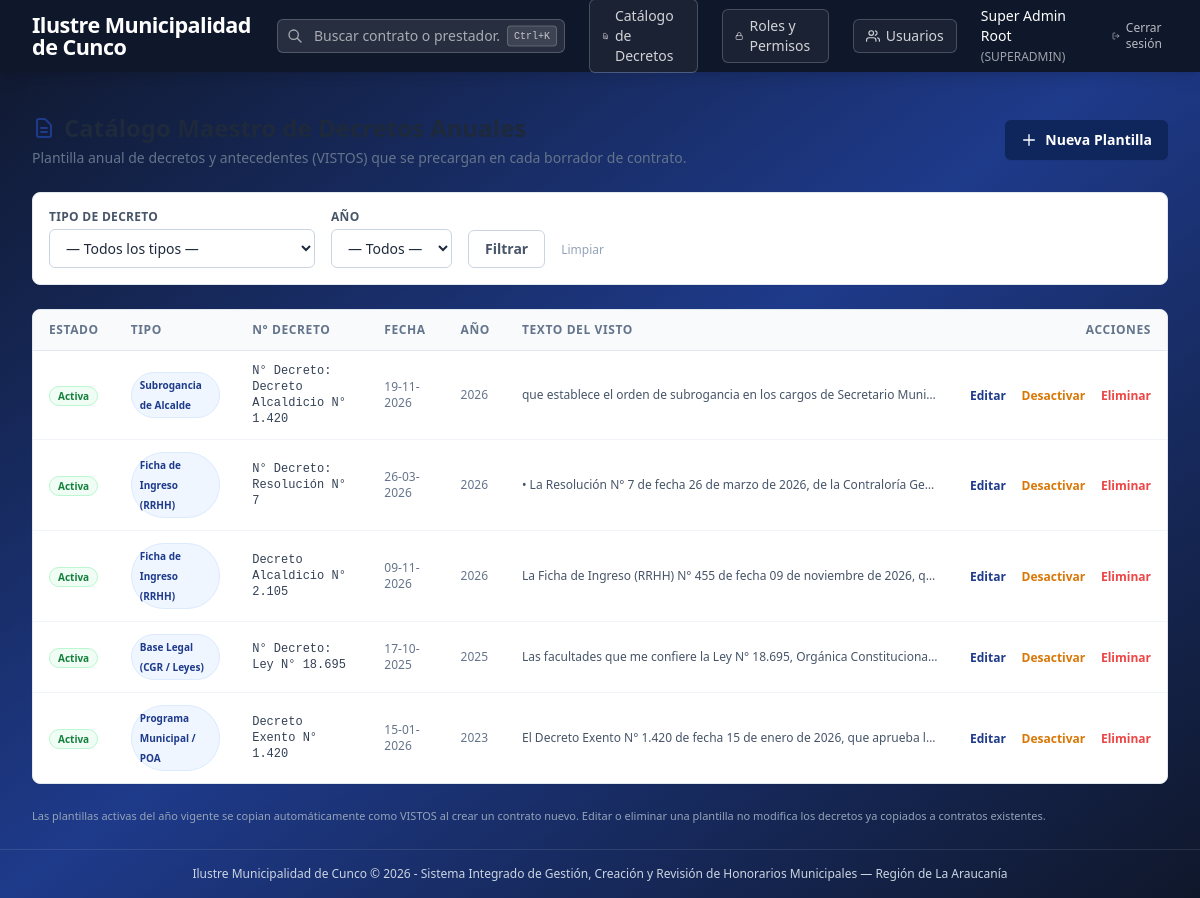
Screenshot of /decrees/ (signed in) with the database file from the repository.
### app/models/user.py (models this page shows, shortened)
class User(db.Model):
    __tablename__ = 'users'
    id = db.Column(db.Integer, primary_key=True, autoincrement=True)
    rut = db.Column(db.String(20), nullable=False, unique=True)
    first_name = db.Column(db.String(100), nullable=False)
    last_name = db.Column(db.String(100), nullable=False)
    email = db.Column(db.String(120), nullable=False, unique=True)
    password_hash = db.Column(db.String(255), nullable=False)
    role = db.Column(db.String(50), nullable=False)  # SUPERADMIN, ADMIN_RRHH, JEFE_DEPTO, FINANZAS_CONTROL
    department_id = db.Column(db.Integer, db.ForeignKey('departments.id', ondelete='SET NULL'), nullable=True)
    is_active = db.Column(db.Integer, nullable=False, default=1)
    receive_email_notifications = db.Column(db.Integer, nullable=False, default=0)
    disabled_notifications = db.Column(db.Text, nullable=True)  # JSON list of action codes
    created_at = db.Column(db.DateTime, nullable=False, default=datetime.utcnow)
    def has_permission(self, *perms):
        if self.role == 'SUPERADMIN':
            return True

### app/models/decree.py (models this page shows, shortened)
class DecreeTemplate(db.Model):
    __tablename__ = 'decree_templates'
    id = db.Column(db.Integer, primary_key=True)
    decree_type = db.Column(db.String(50), nullable=False, default='OTRO')
    decree_number = db.Column(db.String(100), nullable=True)
    decree_date = db.Column(db.Date, nullable=True)
    description = db.Column(db.Text, nullable=False)
    year = db.Column(db.Integer, nullable=True)
    is_active = db.Column(db.Boolean, default=False, nullable=False)
    created_at = db.Column(db.DateTime, default=datetime.utcnow, nullable=False)
    mayor_signature = db.Column(db.Text, nullable=True)
    signed_by_user_id = db.Column(db.Integer, db.ForeignKey('users.id', ondelete='SET NULL'), nullable=True)
    validation_code = db.Column(db.String(64), nullable=True, unique=True)
    signed_at = db.Column(db.DateTime, nullable=True)
    signed_by = db.relationship('User', foreign_keys=[signed_by_user_id], lazy=True)
    @property
    def decree_type_label(self):
        return _decree_type_label(self.decree_type)

### app/routes/decrees.py (the view)
@decrees_bp.route('/')
@login_required
def index():
    current_user = get_current_user()
    if not (current_user and current_user.has_permission('create_decree', 'edit_decree', 'delete_decree', 'sign_decree')):
        flash('No tiene permisos para acceder al catálogo de decretos.', 'danger')
        return redirect(url_for('dashboard.index'))
    year_filter = request.args.get('year', type=int)
    type_filter = request.args.get('type', '').strip()
    query = DecreeTemplate.query
    if year_filter:
        query = query.filter(DecreeTemplate.year == year_filter)
    if type_filter and type_filter in DECREE_TYPE_LABELS:
        query = query.filter(DecreeTemplate.decree_type == type_filter)
    templates = query.order_by(
        DecreeTemplate.is_active.desc(),
        DecreeTemplate.year.desc(),
        DecreeTemplate.id.desc()
    ).all()
    available_types = DECREE_TYPE_LABELS
    return render_template(
        'decrees/index.html',
        templates=templates,
        available_types=available_types,
        year_filter=year_filter or '',
        type_filter=type_filter,
        available_years=_prune_future_years(),
    )

### app/templates/decrees/index.html (shortened to what this page needs)
{% extends 'base.html' %}
{% block content %}
<div class="max-w-6xl mx-auto space-y-6">
    <div class="flex flex-wrap justify-between items-center gap-4">
        <div>
            <h1 class="text-2xl font-bold text-slate-800 flex items-center gap-2">
                <svg class="w-6 h-6 text-[#1e3a8a]" fill="none" stroke="currentColor" viewBox="0 0 24 24">
                    <path stroke-linecap="round" stroke-linejoin="round" stroke-width="2" d="M9 12h6m-6 4h6m2 5H7a2 2 0 01-2-2V5a2 2 0 012-2h5.586a1 1 0 01.707.293l5.414 5.414a1 1 0 01.293.707V19a2 2 0 01-2 2z"/>
                </svg>
            </h1>
            <p class="text-sm text-slate-500 mt-1">Plantilla anual de decretos y antecedentes (VISTOS) que se precargan en cada borrador de contrato.</p>
        </div>
        {% if 'create_decree' in g.user_perms %}
        <a href="{{ url_for('decrees.create') }}"
            class="bg-[#0f265c] hover:bg-[#1e3a8a] text-white text-sm font-semibold px-4 py-2.5 rounded-md shadow-sm transition-all active:scale-95 flex items-center gap-2">
            <svg class="w-4 h-4" fill="none" stroke="currentColor" viewBox="0 0 24 24"><path stroke-linecap="round" stroke-linejoin="round" stroke-width="2" d="M12 4v16m8-8H4"/></svg>
            Nueva Plantilla
        </a>
        {% endif %}
    </div>
    <div class="bg-white rounded-lg border border-slate-200 shadow-sm p-4">
        <form method="GET" action="{{ url_for('decrees.index') }}" class="flex flex-wrap items-end gap-4">
            <div>
                <label class="block text-xs font-semibold text-slate-600 uppercase tracking-wide mb-1">Tipo de Decreto</label>
                <select name="type" class="border border-slate-300 rounded-md text-sm px-3 py-2 bg-white min-w-[220px]">
                    <option value="">— Todos los tipos —</option>
                </select>
            </div>
            <div>
                <label class="block text-xs font-semibold text-slate-600 uppercase tracking-wide mb-1">Año</label>
                <select name="year" class="border border-slate-300 rounded-md text-sm px-3 py-2 bg-white">
                    <option value="">— Todos —</option>
                </select>
            </div>
            <button type="submit" class="border border-slate-300 hover:border-[#1e3a8a] hover:text-[#1e3a8a] text-slate-600 text-sm font-semibold px-4 py-2 rounded-md transition-colors">Filtrar</button>
            <a href="{{ url_for('decrees.index') }}" class="text-xs text-slate-400 hover:text-slate-600 self-end mb-2.5">Limpiar</a>
        </form>
    </div>
    <div class="bg-white rounded-lg border border-slate-200 shadow-sm overflow-hidden">
        <div class="overflow-x-auto">
            <table class="w-full text-sm">
                <thead>
                    <tr class="bg-slate-50 border-b border-slate-200 text-left">
                        <th class="px-4 py-3 text-xs font-bold text-slate-500 uppercase tracking-wider">Estado</th>
                        <th class="px-4 py-3 text-xs font-bold text-slate-500 uppercase tracking-wider">Tipo</th>
                        <th class="px-4 py-3 text-xs font-bold text-slate-500 uppercase tracking-wider">N° Decreto</th>
                        <th class="px-4 py-3 text-xs font-bold text-slate-500 uppercase tracking-wider">Fecha</th>
                        <th class="px-4 py-3 text-xs font-bold text-slate-500 uppercase tracking-wider">Año</th>
                        <th class="px-4 py-3 text-xs font-bold text-slate-500 uppercase tracking-wider">Texto del VISTO</th>
                        <th class="px-4 py-3 text-xs font-bold text-slate-500 uppercase tracking-wider text-right">Acciones</th>
                    </tr>
                </thead>
                <tbody class="divide-y divide-slate-100">
                    {% for t in templates %}
                    <tr class="hover:bg-blue-50/40 transition-colors">
                        <td class="px-4 py-3">
                            {% if t.is_active %}
                            <span class="text-[10px] font-semibold px-2 py-0.5 rounded-full bg-green-50 text-green-700 border border-green-200">Activa</span>
                            {% else %}
                            <span class="text-[10px] font-semibold px-2 py-0.5 rounded-full bg-slate-100 text-slate-500 border border-slate-200">Inactiva</span>
                            {% endif %}
                        </td>
                        <td class="px-4 py-3">
                            <span class="inline-block text-[10px] font-semibold px-2 py-0.5 rounded-full bg-blue-50 text-[#1e3a8a] border border-blue-100">{{ t.decree_type_label }}</span>
                        </td>
                        <td class="px-4 py-3 font-mono text-xs text-slate-700">{{ t.decree_number or '—' }}</td>
                        <td class="px-4 py-3 text-xs text-slate-500">{{ t.decree_date.strftime('%d-%m-%Y') if t.decree_date else '—' }}</td>
                        <td class="px-4 py-3 text-xs text-slate-500">{{ t.year or '—' }}</td>
                        <td class="px-4 py-3 text-xs text-slate-600 max-w-md">
                            <p class="truncate" title="{{ t.description }}">{{ t.description }}</p>
                        </td>
                        <td class="px-4 py-3 text-right whitespace-nowrap">
                            {% if 'edit_decree' in g.user_perms %}
                            <a href="{{ url_for('decrees.edit', template_id=t.id) }}"
                                class="text-xs font-semibold text-[#1e3a8a] hover:text-[#4A2E1B] hover:underline mr-3">Editar</a>
                            {% endif %}
                            {% if 'edit_decree' in g.user_perms %}
                            <form method="POST" action="{{ url_for('decrees.toggle', template_id=t.id) }}" class="inline-block mr-3"
                                onsubmit="return confirm('¿Desea {{ 'desactivar' if t.is_active else 'reactivar' }} esta plantilla?')">
                                <button type="submit" class="text-xs font-semibold text-amber-600 hover:text-amber-800 hover:underline">
                                    {{ 'Desactivar' if t.is_active else 'Activar' }}
                                </button>
                            </form>
                            {% endif %}
                            {% if 'delete_decree' in g.user_perms %}
                            <form method="POST" action="{{ url_for('decrees.delete', template_id=t.id) }}" class="inline-block"
                                onsubmit="return confirm('¿Eliminar esta plantilla del catálogo? Los contratos existentes NO se modificarán.')">
                                <button type="submit" class="text-xs font-semibold text-red-500 hover:text-red-700 hover:underline">Eliminar</button>
                            </form>
                            {% endif %}
                        </td>
                    </tr>
                    {% else %}
                    <tr>
                        <td colspan="7" class="px-4 py-10 text-center text-sm text-slate-400">
                            No hay plantillas de decretos registradas en el catálogo que coincidan con los filtros.
                        </td>
                    </tr>
                    {% endfor %}
                </tbody>
            </table>
        </div>
    </div>
    <p class="text-[11px] text-slate-400">
        Las plantillas activas del año vigente se copian automáticamente como VISTOS al crear un contrato nuevo.
        Editar o eliminar una plantilla no modifica los decretos ya copiados a contratos existentes.
    </p>
</div>
{% endblock %}

### app/templates/base.html (shortened to what this page needs)
<!DOCTYPE html>
<html lang="es">
<head>
    <script src="https://cdn.tailwindcss.com"></script>
</head>
<body class="min-h-screen text-slate-800 flex flex-col font-sans bg-gradient-to-br from-[#0f172a] via-[#1e3a8a] to-slate-900">
    <nav class="bg-slate-900 text-white shadow-lg relative z-50">
        <div class="max-w-7xl mx-auto px-4 sm:px-6 lg:px-8">
            <div class="flex items-center justify-between h-[72px]">
                <div class="flex items-center space-x-6">
                    <a href="{{ url_for('dashboard.index') }}" class="flex items-center space-x-3 group">
                        <span class="font-extrabold text-[1.35rem] tracking-tight text-white leading-none">{{ g.municipio_nombre | default('SIGH-MUNI') }}</span>
                    </a>
                </div>
                {% if session.get('user_id') %}
                <div class="flex items-center gap-6">
                    <div class="relative" id="global_search_container">
                        <div class="relative">
                            <svg class="absolute left-2.5 top-1/2 -translate-y-1/2 w-4 h-4 text-white/60" fill="none" stroke="currentColor" viewBox="0 0 24 24">
                                <path stroke-linecap="round" stroke-linejoin="round" stroke-width="2" d="M21 21l-6-6m2-5a7 7 0 11-14 0 7 7 0 0114 0z"/>
                            </svg>
                            <input type="text" id="global_search_input"
                                placeholder="Buscar contrato o prestador..."
                                autocomplete="off"
                                class="w-56 lg:w-72 pl-9 pr-16 py-1.5 bg-white/10 border border-white/20 rounded-md text-sm text-white placeholder-white/60 focus:outline-none focus:ring-2 focus:ring-white/40 focus:bg-white/20 transition">
                            <kbd class="absolute right-2 top-1/2 -translate-y-1/2 text-[10px] bg-white/10 text-white/70 px-1.5 py-0.5 rounded border border-white/20 font-mono">Ctrl+K</kbd>
                        </div>
                    </div>
                    {% if 'create_decree' in g.user_perms or 'edit_decree' in g.user_perms or 'delete_decree' in g.user_perms or 'sign_decree' in g.user_perms %}
                    <a href="{{ url_for('decrees.index') }}"
                        class="flex items-center gap-1.5 text-sm font-medium text-white/80 hover:text-white transition border border-white/20 bg-white/5 hover:bg-white/10 px-3 py-1.5 rounded-md"
                        title="Catálogo maestro de decretos anuales (VISTOS)">
                        Catálogo de Decretos
                    </a>
                    {% endif %}
                    {% if 'manage_roles' in g.user_perms %}
                    <a href="{{ url_for('admin.roles') }}"
                        class="flex items-center gap-1.5 text-sm font-medium text-white/80 hover:text-white transition border border-white/20 bg-white/5 hover:bg-white/10 px-3 py-1.5 rounded-md"
                        title="Gestión de roles y permisos (RBAC)">
                        <svg xmlns="http://www.w3.org/2000/svg" width="14" height="14" viewBox="0 0 24 24" fill="none" stroke="currentColor" stroke-width="2" stroke-linecap="round" stroke-linejoin="round"><rect x="3" y="11" width="18" height="11" rx="2" ry="2"/><path d="M7 11V7a5 5 0 0 1 10 0v4"/></svg>
                        Roles y Permisos
                    </a>
                    {% endif %}
                    {% if 'manage_users' in g.user_perms %}
                    <a href="{{ url_for('admin.users') }}"
                        class="flex items-center gap-1.5 text-sm font-medium text-white/80 hover:text-white transition border border-white/20 bg-white/5 hover:bg-white/10 px-3 py-1.5 rounded-md"
                        title="Gestión de usuarios y contraseñas">
                        Usuarios
                    </a>
                    {% endif %}
                    <a href="{{ url_for('auth.profile') }}" class="text-sm font-medium text-white hover:text-white/80 transition">
                        {{ session.get('user_name') }}
                        <span class="text-xs text-white/60">({{ session.get('user_role') }})</span>
                    </a>
                    <a href="{{ url_for('auth.logout') }}" class="text-white/70 hover:text-white text-xs font-medium transition flex items-center gap-1.5">
                        <svg xmlns="http://www.w3.org/2000/svg" width="14" height="14" viewBox="0 0 24 24" fill="none" stroke="currentColor" stroke-width="2" stroke-linecap="round" stroke-linejoin="round"><path d="M9 21H5a2 2 0 0 1-2-2V5a2 2 0 0 1 2-2h4"/><polyline points="16 17 21 12 16 7"/><line x1="21" y1="12" x2="9" y2="12"/></svg>
                        Cerrar sesión
                    </a>
                </div>
                {% endif %}
            </div>
        </div>
    </nav>
    <main class="flex-grow max-w-7xl w-full mx-auto px-4 sm:px-6 lg:px-8 py-6 relative z-10">
        {% block content %}{% endblock %}
    </main>
    <footer class="text-center py-4 text-xs text-slate-300 border-t border-white/10">
        {{ g.municipio_nombre | default('SIGH-MUNI') }} &copy; 2026 - Sistema Integrado de Gestión, Creación y Revisión de Honorarios Municipales
        {% if g.municipio_region %} &mdash; {{ g.municipio_region }}{% endif %}
    </footer>
</body>
</html>

### rows the page displays
User: get "SUPERADMIN"
DecreeTemplate: shows "Activa", decree_type_label "Subrogancia de Alcalde", decree_number "N° Decreto: Decreto Alcaldicio N° 1.420", decree_date "19-11-2026", year "2026", description "que establece el orden de subrogancia en los cargos de Secretario Muni…", is_active "Desactivar"
DecreeTemplate: shows "Activa", decree_type_label "Ficha de Ingreso (RRHH)", decree_number "N° Decreto: Resolución N° 7", decree_date "26-03-2026", year "2026", description "• La Resolución N° 7 de fecha 26 de marzo de 2026, de la Contraloría Ge…", is_active "Desactivar"
DecreeTemplate: shows "Activa", decree_type_label "Ficha de Ingreso (RRHH)", decree_number "Decreto Alcaldicio N° 2.105", decree_date "09-11-2026", year "2026", description "La Ficha de Ingreso (RRHH) N° 455 de fecha 09 de noviembre de 2026, q…", is_active "Desactivar"
DecreeTemplate: shows "Activa", decree_type_label "Base Legal (CGR / Leyes)", decree_number "N° Decreto: Ley N° 18.695", decree_date "17-10-2025", year "2025", description "Las facultades que me confiere la Ley N° 18.695, Orgánica Constituciona…", is_active "Desactivar"
DecreeTemplate: shows "Activa", decree_type_label "Programa Municipal / POA", decree_number "Decreto Exento N° 1.420", decree_date "15-01-2026", year "2023", description "El Decreto Exento N° 1.420 de fecha 15 de enero de 2026, que aprueba l…", is_active "Desactivar"

### other values shown
{{ g.municipio_nombre | default('SIGH-MUNI') }} "Ilustre Municipalidad de Cunco"
{{ session.get('user_name') }} "Super Admin Root"
{{ g.municipio_region }} "Región de La Araucanía"
